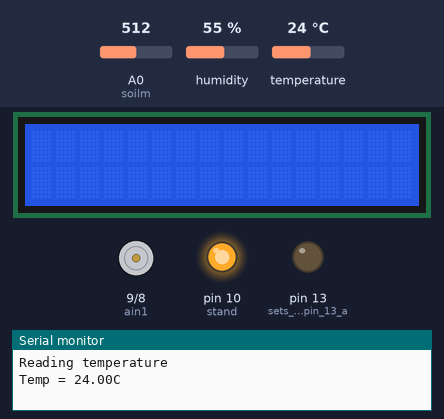
The sketch below on a simulated Arduino Uno, built with avr-gcc and run on an emulated ATmega328P. On the bench: 16×2 character LCD, motor-driver pin pairs drawn as motors (green arrow = first pin HIGH = forward, orange = second pin HIGH = backward, longer = more drive, scaled by the enable pin), output pins drawn as LEDs (lit = HIGH), the last lines printed to the serial monitor. Inputs (shaded band) come from the test bench; at power-on: A0 (soilm) = 512, humidity 55 %, temperature 24 °C.

Above: at 1.2 s.
1.3 s: A0 (soilm) set to 679
8.0 s: A0 (soilm) set to 705
At 11.0 s:
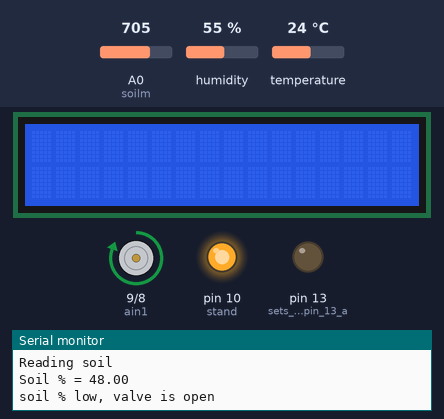
14.7 s: A0 (soilm) set to 511
At 16.9 s:
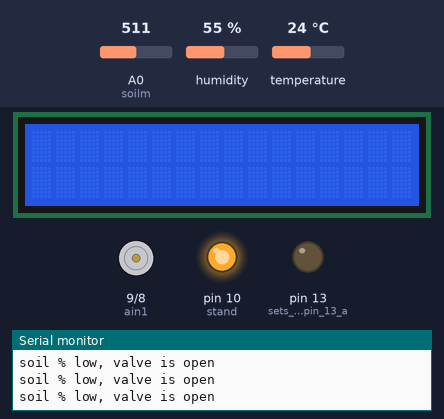
21.4 s: A0 (soilm) set to 716
At 22.4 s:
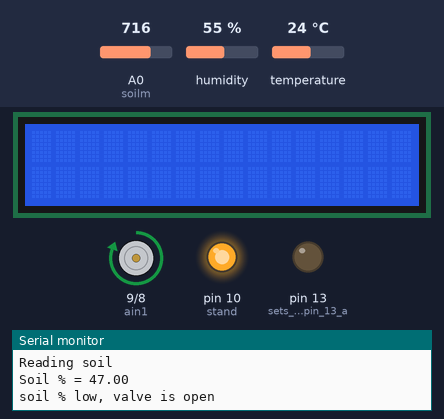
Timing chart, 0 to 24.4 s (numbered marks = the images above; inputs shaded):
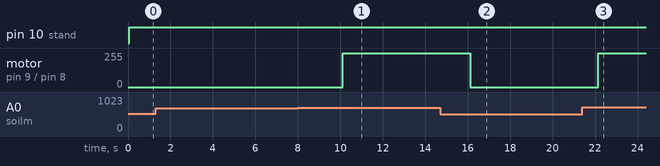

Measured:
- the behaviour switches between 696 and 697 on A0 (soilm) (found by bisection; images 0 and 1)
- after the input at 8.0 s, motor on pin 9 (ain1) / pin 8 (ain2): stopped → forward 255/255 after 2.1 s
- after the input at 14.7 s, motor on pin 9 (ain1) / pin 8 (ain2): forward 255/255 → stopped after 1.4 s
- after the input at 21.4 s, motor on pin 9 (ain1) / pin 8 (ain2): stopped → forward 255/255 after 0.74 s

The sketch:

finalserial.ino
```cpp
#include <dht.h>
#include <LiquidCrystal.h>
#define DHT11_PIN 7
dht DHT;
LiquidCrystal lcd(12, 11, 5, 4, 3, 2); //Digital pins to which you connect the LCD
const int inPin = 0;     //Initialising pin to read value from temperature sensor
const int soilm=A0;
int stand = 10;
int pwma = 6;
int ain1 = 9;
int ain2 = 8;
void setup()
{
  pinMode(13, OUTPUT);// sets the digital pin 13 as output
  lcd.begin(16,2); //Initialising LCD
  Serial.begin(9600);
  pinMode(stand,OUTPUT);
  pinMode(pwma,OUTPUT);
  pinMode(ain1,OUTPUT);
  pinMode(ain2,OUTPUT);
}
void loop()
{
  analogWrite(pwma,255);
  digitalWrite(stand,HIGH);
  digitalWrite(13,LOW);
  int chk = DHT.read11(DHT11_PIN);
  float soil;
  Serial.print("\nReading temperature\n");
  delay(1000);
  Serial.print("Temp = ");
  Serial.print(DHT.temperature);//reading temperature from sensor
  Serial.print("C\n");
  delay(1000);
  Serial.print("Reading humidity\n");
  delay(1000);
  Serial.print("Humidity = ");
  Serial.print(DHT.humidity);//reading humidity from sensor
  Serial.print("%\n");
  delay(1000);
  Serial.print("Reading soil\n");
  Serial.print("Soil % = ");
  soil=analogRead(soilm);
  soil = map(soil,1023,370,0,100);//these values will need to be recalibrated once we have soil
  Serial.print(soil);
  while(soil<50)
  {
   digitalWrite(ain1,HIGH);
   digitalWrite(ain2,LOW);
   Serial.print("\nsoil % low, valve is open");
   soil=analogRead(soilm);
   soil = map(soil,1023,370,0,100);//these values will need to be recalibrated once we have soil
   delay(1000); // polling rate increased to 1s
  }
  digitalWrite(ain1,LOW);
  digitalWrite(ain2,LOW);
  delay(2000);//polling rate = 6 seconds
}
```
